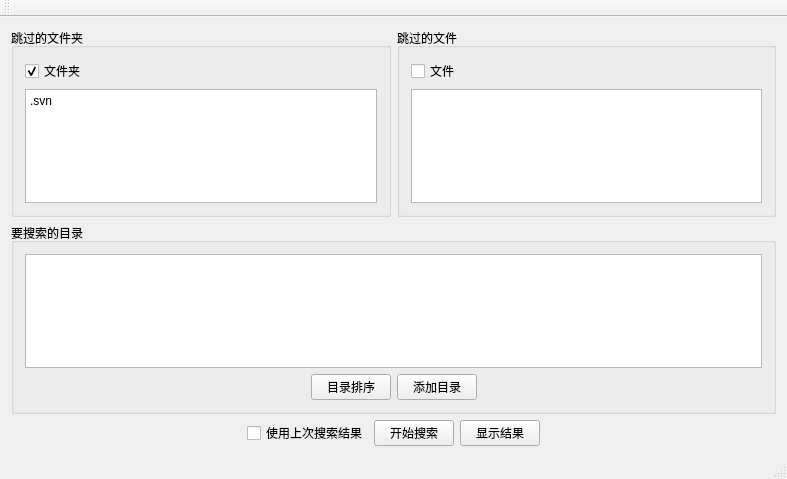
<?xml version="1.0" encoding="UTF-8"?>
<ui version="4.0">
 <class>RecursionMainWnd</class>
 <widget class="QMainWindow" name="RecursionMainWnd">
  <property name="geometry">
   <rect>
    <x>0</x>
    <y>0</y>
    <width>787</width>
    <height>479</height>
   </rect>
  </property>
  <property name="windowTitle">
   <string>递归删除目录和文件</string>
  </property>
  <widget class="QWidget" name="centralWidget">
   <layout class="QVBoxLayout" name="verticalLayout_4">
    <item>
     <layout class="QHBoxLayout" name="horizontalLayout_3">
      <item>
       <widget class="QGroupBox" name="groupBox">
        <property name="title">
         <string>跳过的文件夹</string>
        </property>
        <layout class="QVBoxLayout" name="verticalLayout">
         <item>
          <widget class="QCheckBox" name="checkBoxfolder">
           <property name="text">
            <string>文件夹</string>
           </property>
           <property name="checked">
            <bool>true</bool>
           </property>
           <property name="tristate">
            <bool>false</bool>
           </property>
          </widget>
         </item>
         <item>
          <widget class="QPlainTextEdit" name="plainTextEditFolder">
           <property name="plainText">
            <string>.svn</string>
           </property>
          </widget>
         </item>
        </layout>
       </widget>
      </item>
      <item>
       <widget class="QGroupBox" name="groupBox_2">
        <property name="title">
         <string>跳过的文件</string>
        </property>
        <layout class="QVBoxLayout" name="verticalLayout_2">
         <item>
          <widget class="QCheckBox" name="checkBoxFile">
           <property name="text">
            <string>文件</string>
           </property>
          </widget>
         </item>
         <item>
          <widget class="QPlainTextEdit" name="plainTextEditFile"/>
         </item>
        </layout>
       </widget>
      </item>
     </layout>
    </item>
    <item>
     <widget class="QGroupBox" name="groupBox_3">
      <property name="title">
       <string>要搜索的目录</string>
      </property>
      <layout class="QVBoxLayout" name="verticalLayout_3">
       <item>
        <widget class="QListWidget" name="dirsListWidget"/>
       </item>
       <item>
        <layout class="QHBoxLayout" name="horizontalLayout">
         <item>
          <spacer name="horizontalSpacer">
           <property name="orientation">
            <enum>Qt::Horizontal</enum>
           </property>
           <property name="sizeHint" stdset="0">
            <size>
             <width>208</width>
             <height>20</height>
            </size>
           </property>
          </spacer>
         </item>
         <item>
          <widget class="QPushButton" name="sortButton">
           <property name="text">
            <string>目录排序</string>
           </property>
          </widget>
         </item>
         <item>
          <widget class="QPushButton" name="pushButtonDir">
           <property name="text">
            <string>添加目录</string>
           </property>
          </widget>
         </item>
         <item>
          <spacer name="horizontalSpacer_2">
           <property name="orientation">
            <enum>Qt::Horizontal</enum>
           </property>
           <property name="sizeHint" stdset="0">
            <size>
             <width>238</width>
             <height>20</height>
            </size>
           </property>
          </spacer>
         </item>
        </layout>
       </item>
      </layout>
     </widget>
    </item>
    <item>
     <layout class="QHBoxLayout" name="horizontalLayout_2">
      <item>
       <spacer name="horizontalSpacer_3">
        <property name="orientation">
         <enum>Qt::Horizontal</enum>
        </property>
        <property name="sizeHint" stdset="0">
         <size>
          <width>218</width>
          <height>20</height>
         </size>
        </property>
       </spacer>
      </item>
      <item>
       <widget class="QCheckBox" name="useLastCheckBox">
        <property name="text">
         <string>使用上次搜索结果</string>
        </property>
       </widget>
      </item>
      <item>
       <widget class="QPushButton" name="pushButtonStart">
        <property name="text">
         <string>开始搜索</string>
        </property>
       </widget>
      </item>
      <item>
       <widget class="QPushButton" name="showResultButton">
        <property name="text">
         <string>显示结果</string>
        </property>
       </widget>
      </item>
      <item>
       <spacer name="horizontalSpacer_4">
        <property name="orientation">
         <enum>Qt::Horizontal</enum>
        </property>
        <property name="sizeHint" stdset="0">
         <size>
          <width>168</width>
          <height>20</height>
         </size>
        </property>
       </spacer>
      </item>
     </layout>
    </item>
   </layout>
   <zorder>groupBox_3</zorder>
   <zorder>groupBox_2</zorder>
   <zorder>groupBox</zorder>
   <zorder>pushButtonDir</zorder>
   <zorder>pushButtonStart</zorder>
   <zorder>useLastCheckBox</zorder>
   <zorder>horizontalSpacer</zorder>
   <zorder>horizontalSpacer_2</zorder>
   <zorder>showResultButton</zorder>
   <zorder>horizontalSpacer_3</zorder>
   <zorder>horizontalSpacer_4</zorder>
  </widget>
  <widget class="QToolBar" name="mainToolBar">
   <attribute name="toolBarArea">
    <enum>TopToolBarArea</enum>
   </attribute>
   <attribute name="toolBarBreak">
    <bool>false</bool>
   </attribute>
  </widget>
  <widget class="QStatusBar" name="statusBar"/>
  <widget class="QMenuBar" name="menuBar">
   <property name="geometry">
    <rect>
     <x>0</x>
     <y>0</y>
     <width>787</width>
     <height>23</height>
    </rect>
   </property>
  </widget>
 </widget>
 <layoutdefault spacing="6" margin="11"/>
 <tabstops>
  <tabstop>checkBoxfolder</tabstop>
  <tabstop>checkBoxFile</tabstop>
  <tabstop>pushButtonDir</tabstop>
  <tabstop>pushButtonStart</tabstop>
  <tabstop>plainTextEditFolder</tabstop>
  <tabstop>plainTextEditFile</tabstop>
 </tabstops>
 <resources/>
 <connections/>
</ui>
